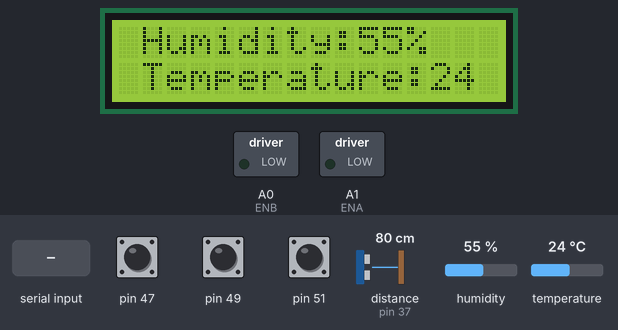
Bench run of a sketch on a simulated Arduino Mega 2560, built with avr-gcc and run on an emulated ATmega2560. On the bench: 16×2 character LCD, switched loads named in the sketch (green lamp = pin HIGH). The inputs (shaded band) are chosen by the test bench; at power-on: distance to the obstacle (sensor on pin 37) 80 cm, pin 47 HIGH, pin 49 HIGH, pin 51 HIGH, humidity 55 %, temperature 24 °C. The echo pulse lasts 58.3 µs per cm; random numbers use the default seed unless the sketch sets one; pins used as bus, display or sensor lines are not drawn.

Above: at 1.3 s.
1.4 s: "9" received over Serial
At 2.1 s:
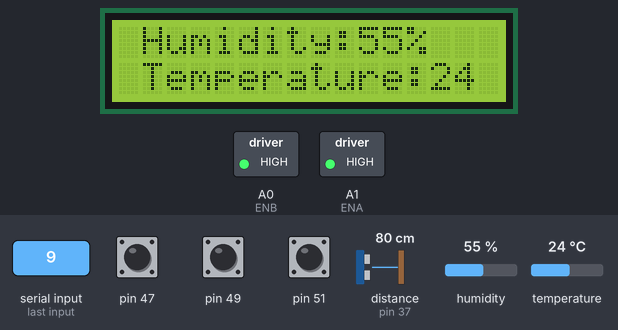
4.4 s: distance to the obstacle (sensor on pin 37) set to 2 cm
At 5.6 s:
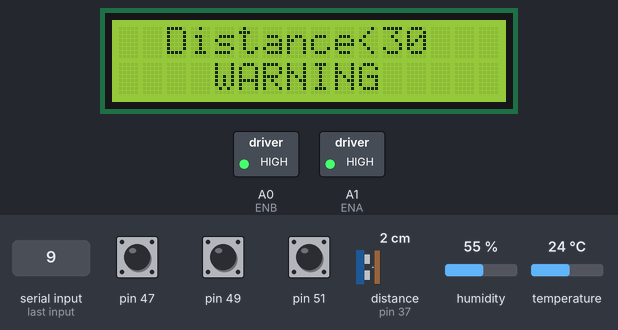
7.4 s: distance to the obstacle (sensor on pin 37) set to 60 cm
10.4 s: pin 47 pulled LOW for 0.15 s
At 11.3 s:
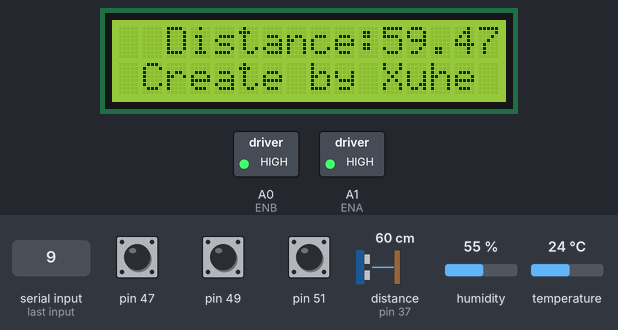
13.5 s: pin 49 pulled LOW for 0.15 s
16.6 s: pin 51 pulled LOW for 1 s
Timing chart, 0 to 19.6 s (numbered marks = the images above; inputs shaded):
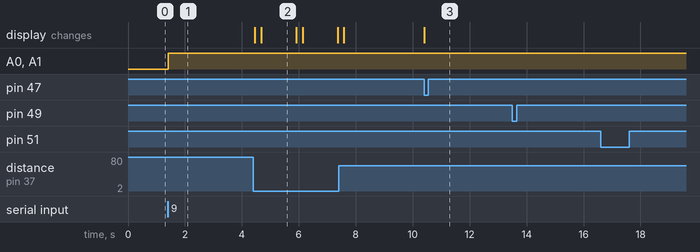

The sketch:

buggy_project.ino
```cpp
#include "DHT.h"

#define DHTPIN 33
#define DHTTYPE DHT11

DHT dht(DHTPIN, DHTTYPE);

// motor A
int IN1 = 4;
int IN2 = 5;
int ENA = A1;

// motor B
int IN3 = 6;
int IN4 = 7;
int ENB = A0;

unsigned long time = 1200;  // delay time
int value = 128;  // the duty cycle
int value1 = 143;

#define Trig 35  //引脚Tring 连接 IO D2
#define Echo 37  //引脚Echo 连接 IO D3
#include <Wire.h>
#include <LiquidCrystal_I2C.h>
float cm;    //距离变量
float temp;  //
LiquidCrystal_I2C lcd(0x27, 16, 2);

void motorcontrol();
void forward();
void backward();
void turn_left();
void turn_right();
void forward_left();
void forward_right();
void backward_left();
void backward_right();
void stoooop();

void choose();
void ultrasonic();
void setup() {
  Serial.begin(9600);
  pinMode(Trig, OUTPUT);
  pinMode(Echo, INPUT);
  lcd.begin();
  lcd.backlight();
  dht.begin();
  pinMode(51, INPUT_PULLUP);
  pinMode(49, INPUT_PULLUP);
  pinMode(47, INPUT_PULLUP);
  int h = dht.readHumidity();     //读湿度
  int t = dht.readTemperature();  //读温度(摄氏度)
  lcd.print(" Humidity:");
  lcd.print(h);
  lcd.print("%");
  lcd.setCursor(0, 1);  // go to start of 2nd line
  lcd.print(" Temperature:");
  lcd.print(t);
}

void loop() {
  motorcontrol();
}

void motorcontrol() {
  char serialData;
  if (Serial.available() > 0) {
    serialData = Serial.read();

    if (serialData == '1') {  //前进
      forward();

    } else if (serialData == '2') {  //后退
      backward();
    } else if (serialData == '3') {  //左转
      turn_left();
    } else if (serialData == '4') {  //右转
      turn_right();
    } else if (serialData == '5') {  //左前进
      forward_left();

    } else if (serialData == '6') {  //右前进
      forward_right();

    } else if (serialData == '7') {  //右后退
      backward_right();

    } else if (serialData == '8') {  //左后退
      backward_left();

    } else if (serialData == '9') {  //随机避障
      ultrasonic();

    }

    else {
      stoooop();
      lcd.clear();
      int h = dht.readHumidity();     //读湿度
      int t = dht.readTemperature();  //读温度(摄氏度)
      lcd.print(" Humidity:");
      lcd.print(h);
      lcd.print("%");
      lcd.setCursor(0, 1);  // go to start of 2nd line
      lcd.print(" Temperature:");
      lcd.print(t);
    }
  }
}

void ultrasonic() {
  char serialData1;

  while (true) {
    //给Trig发送一个低高低的短时间脉冲,触发测距
    digitalWrite(Trig, LOW);   //给Trig发送一个低电平
    delayMicroseconds(2);      //等待 2微妙
    digitalWrite(Trig, HIGH);  //给Trig发送一个高电平
    delayMicroseconds(10);     //等待 10微妙
    digitalWrite(Trig, LOW);   //给Trig发送一个低电平

    temp = float(pulseIn(Echo, HIGH));  //存储回波等待时间,

    cm = (temp * 17) / 1000;  //把回波时间换算成cm

    if (cm < 40) {
      lcd.clear();
      lcd.print("  Distance<40 ");
      lcd.setCursor(0, 1);  // go to start of 2nd line
      lcd.print("    WARNING");
      choose();
      forward();
    }

    if (cm < 30) {
      lcd.clear();
      lcd.print("  Distance<30 ");
      lcd.setCursor(0, 1);  // go to start of 2nd line
      lcd.print("    WARNING");
      backward();
      delay(1000);
      choose();
      forward();
    }

    if (digitalRead(47) == 0) {
      backward();
      delay(1000);
      choose();
      forward();
    }
    if (digitalRead(51) == 0) {
      turn_right();
      forward();
    }
    if (digitalRead(49) == 0) {
      turn_left();
      forward();
    }

    if (cm > 40) {
      forward();
      lcd.clear();
      lcd.print("  Distance:");
      lcd.print(cm);
      lcd.setCursor(0, 1);  // go to start of 2nd line
      lcd.print(" Create by Xuhe");
    }
    if (Serial.available() > 0) {
      serialData1 = Serial.read();
      if (serialData1 == '10') {
        stoooop();
      }
      break;
    }
  }
}

void choose() {
  int x = random(1, 3);
  if (x == 1) {
    turn_left();
  } else if (x == 2) {
    turn_right();
  }
}

void forward() {
  analogWrite(ENA, value1);
  analogWrite(ENB, value);
  digitalWrite(IN1, HIGH);
  digitalWrite(IN2, LOW);
  digitalWrite(IN3, LOW);
  digitalWrite(IN4, HIGH);
}

void backward() {
  analogWrite(ENA, value1);
  analogWrite(ENB, value);
  digitalWrite(IN1, LOW);
  digitalWrite(IN2, HIGH);
  digitalWrite(IN3, HIGH);
  digitalWrite(IN4, LOW);
}

void turn_left() {
  analogWrite(ENA, value);
  analogWrite(ENB, value);
  digitalWrite(IN1, LOW);
  digitalWrite(IN2, HIGH);
  digitalWrite(IN3, LOW);
  digitalWrite(IN4, HIGH);
  delay(200);
  digitalWrite(IN1, LOW);
  digitalWrite(IN2, LOW);
  digitalWrite(IN3, LOW);
  digitalWrite(IN4, LOW);
}

void turn_right() {
  analogWrite(ENA, value);
  analogWrite(ENB, value);
  digitalWrite(IN1, HIGH);
  digitalWrite(IN2, LOW);
  digitalWrite(IN3, HIGH);
  digitalWrite(IN4, LOW);
  delay(200);
  digitalWrite(IN1, LOW);
  digitalWrite(IN2, LOW);
  digitalWrite(IN3, LOW);
  digitalWrite(IN4, LOW);
}

void forward_left() {
  analogWrite(ENA, value / 2);
  analogWrite(ENB, value);
  digitalWrite(IN1, HIGH);
  digitalWrite(IN2, LOW);
  digitalWrite(IN3, LOW);
  digitalWrite(IN4, HIGH);
}

void forward_right() {
  analogWrite(ENA, value);
  analogWrite(ENB, value / 2);
  digitalWrite(IN1, HIGH);
  digitalWrite(IN2, LOW);
  digitalWrite(IN3, LOW);
  digitalWrite(IN4, HIGH);
}

void backward_left() {
  analogWrite(ENA, value / 2);
  analogWrite(ENB, value);
  digitalWrite(IN1, LOW);
  digitalWrite(IN2, HIGH);
  digitalWrite(IN3, HIGH);
  digitalWrite(IN4, LOW);
}

void backward_right() {
  analogWrite(ENA, value);
  analogWrite(ENB, value / 2);
  digitalWrite(IN1, LOW);
  digitalWrite(IN2, HIGH);
  digitalWrite(IN3, HIGH);
  digitalWrite(IN4, LOW);
}

void stoooop() {
  digitalWrite(IN1, LOW);
  digitalWrite(IN2, LOW);
  digitalWrite(IN3, LOW);
  digitalWrite(IN4, LOW);
}
```

Measured:
- after the input at 1.4 s, A0 (ENB), A1 (ENA): LOW → HIGH at once
- after the input at 13.5 s, every drawn part: stays the same
- after the input at 16.6 s, every drawn part: stays the same
- what the display in image 2 shows lasts 1.2 s, from 4.7 s to 5.9 s
